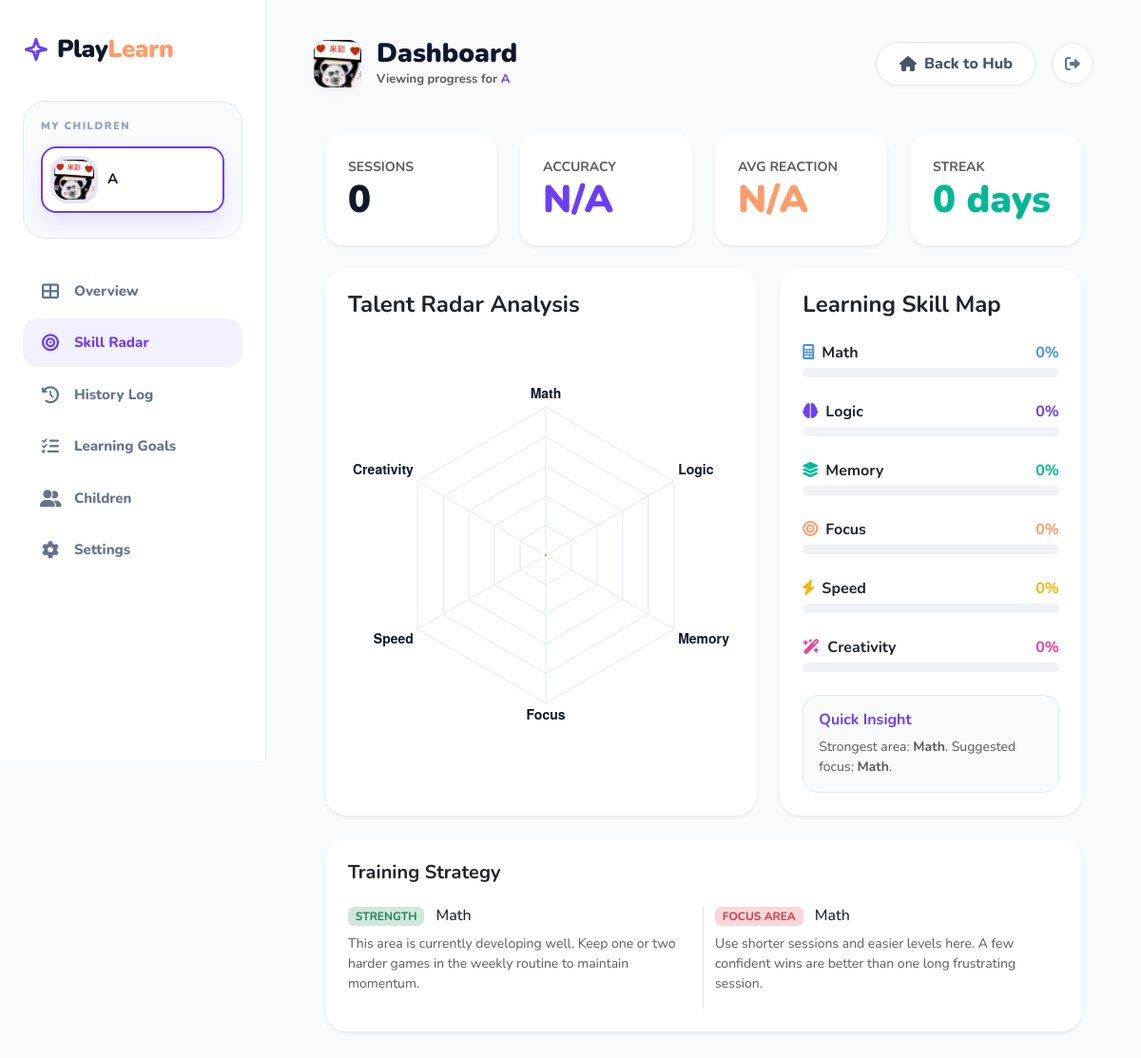
Page /ParentDashboard.php?page=radar&child_id=18 (signed in) on the committed database.
### tables this page shows
CREATE TABLE `users` (
  `id` int(11) NOT NULL,
  `username` varchar(50) NOT NULL,
  `profile_image` varchar(255) DEFAULT NULL,
  `avatar_frame` varchar(255) DEFAULT NULL,
  `frame_expires_at` datetime DEFAULT NULL,
  `title` varchar(50) DEFAULT NULL,
  `title_expires_at` datetime DEFAULT NULL,
  `email` varchar(100) NOT NULL,
  `password` varchar(255) NOT NULL,
  `birthday` date NOT NULL,
  `gender` varchar(10) DEFAULT NULL,
  `role` enum('player','admin','parent') DEFAULT 'player',
  `level` int(11) DEFAULT 1,
  `total_exp` int(11) DEFAULT 0,
  `weekly_exp` int(11) DEFAULT 0,
  `link_code` varchar(10) DEFAULT NULL,
  `status` enum('active','banned') DEFAULT 'active',
  `last_login` datetime DEFAULT NULL,
  `created_at` timestamp NOT NULL DEFAULT current_timestamp(),
  `last_seen` datetime DEFAULT current_timestamp(),
  `theme_preference` varchar(10) DEFAULT 'dark'
);

### ParentDashboard.php (the view, shortened to what this page needs)
<?php
require('db_conn.php');
$current_parent_id = $_SESSION['user_id'];
$children = [];
$sql_all_children = "SELECT u.id, u.username, u.email, u.profile_image, u.avatar_frame
                     FROM account_links al
                     JOIN users u ON al.child_id = u.id
                     WHERE al.parent_id = $current_parent_id";
$res_all = $conn->query($sql_all_children);
if ($res_all && $res_all->num_rows > 0) {
    while($row = $res_all->fetch_assoc()) {
        $children[] = $row;
    }
}
$is_linked = !empty($children);
if ($is_linked) {
    $active_child_id = isset($_GET['child_id']) ? intval($_GET['child_id']) : ($children[0]['id']);
} else {
    $active_child_id = 0;
    $target_user_id = $current_parent_id;
}
$active_child = null;
$active_child_name = "My Account";
foreach($children as $c) {
    if($c['id'] == $active_child_id) {
        $active_child = $c;
        $active_child_name = $c['username'];
        break;
    }
}
$page = $_GET['page'] ?? 'overview';
?>
<!DOCTYPE html>
<html lang="en">
<head>
    <link href="https://cdn.jsdelivr.net/npm/bootstrap@5.3.0/dist/css/bootstrap.min.css" rel="stylesheet">
    <link rel="stylesheet" href="https://cdnjs.cloudflare.com/ajax/libs/font-awesome/6.0.0/css/all.min.css">
</head>
<body>
    <nav class="sidebar">
        <a href="homepage.php" class="sidebar-brand">
            Play<span>Learn</span>
        </a>
        <div class="children-section">
            <span class="section-title">My Children</span>
            <?php if($is_linked): ?>
                <?php foreach($children as $child): ?>
                    <a href="?page=<?= $page ?>&child_id=<?= $child['id'] ?>" class="child-item <?= $active_child_id == $child['id'] ? 'active' : '' ?>">
                        <div class="child-avatar-box">
                            <?php if (!empty($child['profile_image'])): ?>
                                <img src="<?= htmlspecialchars($child['profile_image']) ?>" class="child-avatar-img">
                            <?php else: ?>
                                <?= strtoupper(substr($child['username'], 0, 1)) ?>
                            <?php endif; ?>
                        </div>
                        <div class="overflow-hidden">
                            <div class="fw-bold text-truncate" style="font-size: 15px;"><?= htmlspecialchars($child['username']) ?></div>
                        </div>
                    </a>
                <?php endforeach; ?>
            <?php endif; ?>
        </div>
        <div class="nav-menu">
            <a href="?page=overview<?php echo $is_linked ? "&child_id=$active_child_id" : ""; ?>" class="nav-link <?= $page=='overview'?'active':'' ?>"><i class="fas fa-th-large"></i> Overview</a>
            <a href="?page=radar<?php echo $is_linked ? "&child_id=$active_child_id" : ""; ?>" class="nav-link <?= $page=='radar'?'active':'' ?>"><i class="fas fa-bullseye"></i> Skill Radar</a>
            <a href="?page=history<?php echo $is_linked ? "&child_id=$active_child_id" : ""; ?>" class="nav-link <?= $page=='history'?'active':'' ?>"><i class="fas fa-history"></i> History Log</a>
            <a href="?page=goals<?php echo $is_linked ? "&child_id=$active_child_id" : ""; ?>" class="nav-link <?= $page=='goals'?'active':'' ?>"><i class="fas fa-tasks"></i> Learning Goals</a>
            <a href="?page=students<?php echo $is_linked ? "&child_id=$active_child_id" : ""; ?>" class="nav-link <?= $page=='students'?'active':'' ?>"><i class="fas fa-user-friends"></i> Children</a>
            <a href="?page=settings" class="nav-link <?= $page=='settings'?'active':'' ?>"><i class="fas fa-cog"></i> Settings</a>
        </div>
    </nav>
    <main class="main-content">
        <div class="d-flex justify-content-between align-items-center mb-5">
            <div class="d-flex align-items-center gap-3">
                <?php if($active_child): ?>
                    <div class="child-avatar-box" style="width: 50px; height: 50px; margin: 0; box-shadow: 0 4px 10px rgba(0,0,0,0.05);">
                        <?php if (!empty($active_child['profile_image'])): ?>
                            <img src="<?= htmlspecialchars($active_child['profile_image']) ?>" class="child-avatar-img">
                        <?php else: ?>
                            <?= strtoupper(substr($active_child_name, 0, 1)) ?>
                        <?php endif; ?>
                    </div>
                <?php endif; ?>
                <div>
                    <h3 class="page-title mb-0">Dashboard</h3>
                    <p class="text-muted fw-bold mb-0" style="font-size: 13px;">Viewing progress for <span style="color: var(--blob-purple);"><?= htmlspecialchars($active_child_name) ?></span></p>
                </div>
            </div>
            <div class="d-flex align-items-center gap-3">
                <a href="homepage.php" class="btn-hub"><i class="fas fa-home me-2"></i> Back to Hub</a>
                <a href="javascript:void(0)" class="btn-logout-circle" onclick="openLogoutModal()" title="Logout">
                    <i class="fas fa-sign-out-alt"></i>
                </a>
            </div>
        </div>
        <div class="container-fluid px-0">
            <?php
                $view_file_in_folder = "pages/{$page}_view.php";
                $view_file_in_root = "{$page}_view.php";
                if (file_exists($view_file_in_folder)) {
                    include($view_file_in_folder);
                } elseif (file_exists($view_file_in_root)) {
                    include($view_file_in_root);
                } else {
                    echo "<div class='card p-5 text-center border-0 shadow-sm' style='border-radius: 24px;'><h4 class='text-danger fw-bold'>File Not Found</h4><p>无法找到 <b>{$page}_view.php</b></p></div>";
                }
            ?>
        </div>
    </main>
</body>
</html>

### ParentDashboard.php (style rules this page uses)
:root { --primary-dark: #0f172a; --blob-purple: #6C3FF5; --blob-orange: #FF9B6B; --bg-slate: #f8fafc; --border-color: #e2e8f0; --sidebar-width: 280px; }
body { background-color: var(--bg-slate); font-family: 'Nunito', sans-serif; display: flex; color: var(--primary-dark); }
.sidebar { width: var(--sidebar-width); height: 100vh; background: #ffffff; position: fixed; left: 0; top: 0; border-right: 1px solid var(--border-color); padding: 32px 24px; display: flex; flex-direction: column; z-index: 1000; }
.sidebar-brand { font-size: 26px; font-weight: 900; color: var(--primary-dark); text-decoration: none !important; margin-bottom: 35px; display: flex; align-items: center; letter-spacing: -0.5px; }
.sidebar-brand span { color: var(--blob-orange); }
.children-section { background: #f8fafc; border-radius: 24px; padding: 18px; margin-bottom: 30px; border: 1px solid var(--border-color); }
.section-title { font-size: 11px; font-weight: 900; color: #94a3b8; text-transform: uppercase; letter-spacing: 1.5px; margin-bottom: 12px; display: block; }
.child-item { display: flex; align-items: center; padding: 12px; border-radius: 16px; text-decoration: none !important; color: #475569; transition: all 0.3s ease; margin-bottom: 8px; border: 2px solid transparent; }
.child-item.active { background: #ffffff; border-color: var(--blob-purple); color: var(--primary-dark) !important; box-shadow: 0 10px 20px rgba(108, 63, 245, 0.12); }
.child-avatar-box { width: 42px; height: 42px; border-radius: 14px; background: linear-gradient(135deg, var(--blob-purple) 0%, var(--blob-orange) 100%); color: white; display: flex; align-items: center; justify-content: center; margin-right: 14px; font-weight: 900; font-size: 18px; box-shadow: 0 4px 10px rgba(108, 63, 245, 0.2); position: relative; flex-shrink: 0; }
.child-avatar-img { width: 100%; height: 100%; object-fit: cover; border-radius: inherit; }
.child-item.active .child-avatar-box { box-shadow: 0 0 0 4px rgba(108,63,245,0.15); }
.nav-menu { display: flex; flex-direction: column; gap: 4px; }
.nav-link { display: flex; align-items: center; color: #64748b; padding: 14px 18px; border-radius: 16px; transition: all 0.3s ease; text-decoration: none !important; font-weight: 800; font-size: 15px; }
.nav-link i { margin-right: 14px; width: 22px; text-align: center; font-size: 18px; transition: transform 0.3s ease; }
.nav-link.active { background: rgba(108, 63, 245, 0.08); color: var(--blob-purple) !important; }
.nav-link.active i { color: var(--blob-purple); }
.main-content { margin-left: var(--sidebar-width); width: calc(100% - var(--sidebar-width)); padding: 40px 50px; }
.page-title { font-weight: 900; color: var(--primary-dark); font-size: 28px; }
.btn-hub { background: #ffffff; border: 1px solid var(--border-color); color: #475569; font-weight: 800; border-radius: 50px; padding: 10px 24px; transition: all 0.3s ease; text-decoration: none; box-shadow: 0 2px 4px rgba(0,0,0,0.02); display: inline-flex; align-items: center; }
.btn-logout-circle { width: 44px; height: 44px; background: #ffffff; border: 1px solid var(--border-color); color: #64748b; border-radius: 50%; display: flex; align-items: center; justify-content: center; transition: all 0.3s ease; text-decoration: none !important; box-shadow: 0 2px 4px rgba(0,0,0,0.02); }

### rows in the picture
users: profile_image (picture), username "A"

### other values in the picture
$summary['total_games'] "0"
$streak_days "0"
$meta['label'] "Math"
$score "0"
$meta['label'] "Logic"
$meta['label'] "Memory"
$meta['label'] "Focus"
$meta['label'] "Speed"
$meta['label'] "Creativity"
$skills[$top_key]['label'] "Math"
$skills[$weak_key]['label'] "Math"
